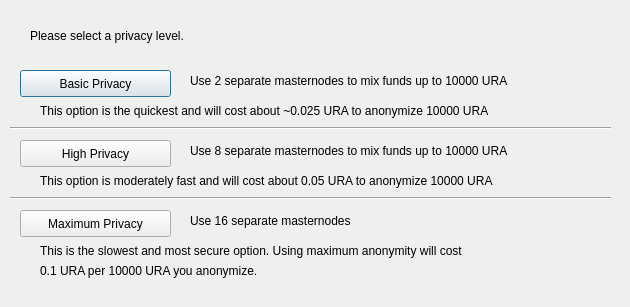
<?xml version="1.0" encoding="UTF-8"?>
<ui version="4.0">
 <class>ObfuscationConfig</class>
 <widget class="QDialog" name="ObfuscationConfig">
  <property name="geometry">
   <rect>
    <x>0</x>
    <y>0</y>
    <width>630</width>
    <height>307</height>
   </rect>
  </property>
  <property name="windowTitle">
   <string>Configure Obfuscation</string>
  </property>
  <widget class="QPushButton" name="buttonBasic">
   <property name="geometry">
    <rect>
     <x>20</x>
     <y>70</y>
     <width>151</width>
     <height>27</height>
    </rect>
   </property>
   <property name="text">
    <string>Basic Privacy</string>
   </property>
  </widget>
  <widget class="QPushButton" name="buttonHigh">
   <property name="geometry">
    <rect>
     <x>20</x>
     <y>140</y>
     <width>151</width>
     <height>27</height>
    </rect>
   </property>
   <property name="text">
    <string>High Privacy</string>
   </property>
  </widget>
  <widget class="QPushButton" name="buttonMax">
   <property name="geometry">
    <rect>
     <x>20</x>
     <y>210</y>
     <width>151</width>
     <height>27</height>
    </rect>
   </property>
   <property name="text">
    <string>Maximum Privacy</string>
   </property>
  </widget>
  <widget class="QLabel" name="label">
   <property name="geometry">
    <rect>
     <x>30</x>
     <y>20</y>
     <width>571</width>
     <height>31</height>
    </rect>
   </property>
   <property name="text">
    <string>Please select a privacy level.</string>
   </property>
  </widget>
  <widget class="QLabel" name="label_2">
   <property name="geometry">
    <rect>
     <x>190</x>
     <y>70</y>
     <width>421</width>
     <height>21</height>
    </rect>
   </property>
   <property name="text">
    <string>Use 2 separate masternodes to mix funds up to 10000 URA</string>
   </property>
  </widget>
  <widget class="QLabel" name="label_3">
   <property name="geometry">
    <rect>
     <x>190</x>
     <y>140</y>
     <width>411</width>
     <height>21</height>
    </rect>
   </property>
   <property name="text">
    <string>Use 8 separate masternodes to mix funds up to 10000 URA</string>
   </property>
  </widget>
  <widget class="QLabel" name="label_4">
   <property name="geometry">
    <rect>
     <x>190</x>
     <y>210</y>
     <width>421</width>
     <height>21</height>
    </rect>
   </property>
   <property name="text">
    <string>Use 16 separate masternodes</string>
   </property>
  </widget>
  <widget class="QLabel" name="label_6">
   <property name="geometry">
    <rect>
     <x>40</x>
     <y>100</y>
     <width>561</width>
     <height>21</height>
    </rect>
   </property>
   <property name="text">
    <string>This option is the quickest and will cost about ~0.025 URA to anonymize 10000 URA</string>
   </property>
  </widget>
  <widget class="QLabel" name="label_7">
   <property name="geometry">
    <rect>
     <x>40</x>
     <y>170</y>
     <width>561</width>
     <height>21</height>
    </rect>
   </property>
   <property name="text">
    <string>This option is moderately fast and will cost about 0.05 URA to anonymize 10000 URA</string>
   </property>
  </widget>
  <widget class="QLabel" name="label_8">
   <property name="geometry">
    <rect>
     <x>40</x>
     <y>240</y>
     <width>561</width>
     <height>21</height>
    </rect>
   </property>
   <property name="text">
    <string>This is the slowest and most secure option. Using maximum anonymity will cost</string>
   </property>
  </widget>
  <widget class="QLabel" name="label_9">
   <property name="geometry">
    <rect>
     <x>40</x>
     <y>260</y>
     <width>561</width>
     <height>21</height>
    </rect>
   </property>
   <property name="text">
    <string>0.1 URA per 10000 URA you anonymize.</string>
   </property>
  </widget>
  <widget class="Line" name="line">
   <property name="geometry">
    <rect>
     <x>10</x>
     <y>120</y>
     <width>601</width>
     <height>16</height>
    </rect>
   </property>
   <property name="orientation">
    <enum>Qt::Horizontal</enum>
   </property>
  </widget>
  <widget class="Line" name="line_2">
   <property name="geometry">
    <rect>
     <x>10</x>
     <y>190</y>
     <width>601</width>
     <height>16</height>
    </rect>
   </property>
   <property name="orientation">
    <enum>Qt::Horizontal</enum>
   </property>
  </widget>
 </widget>
 <resources/>
 <connections/>
</ui>
